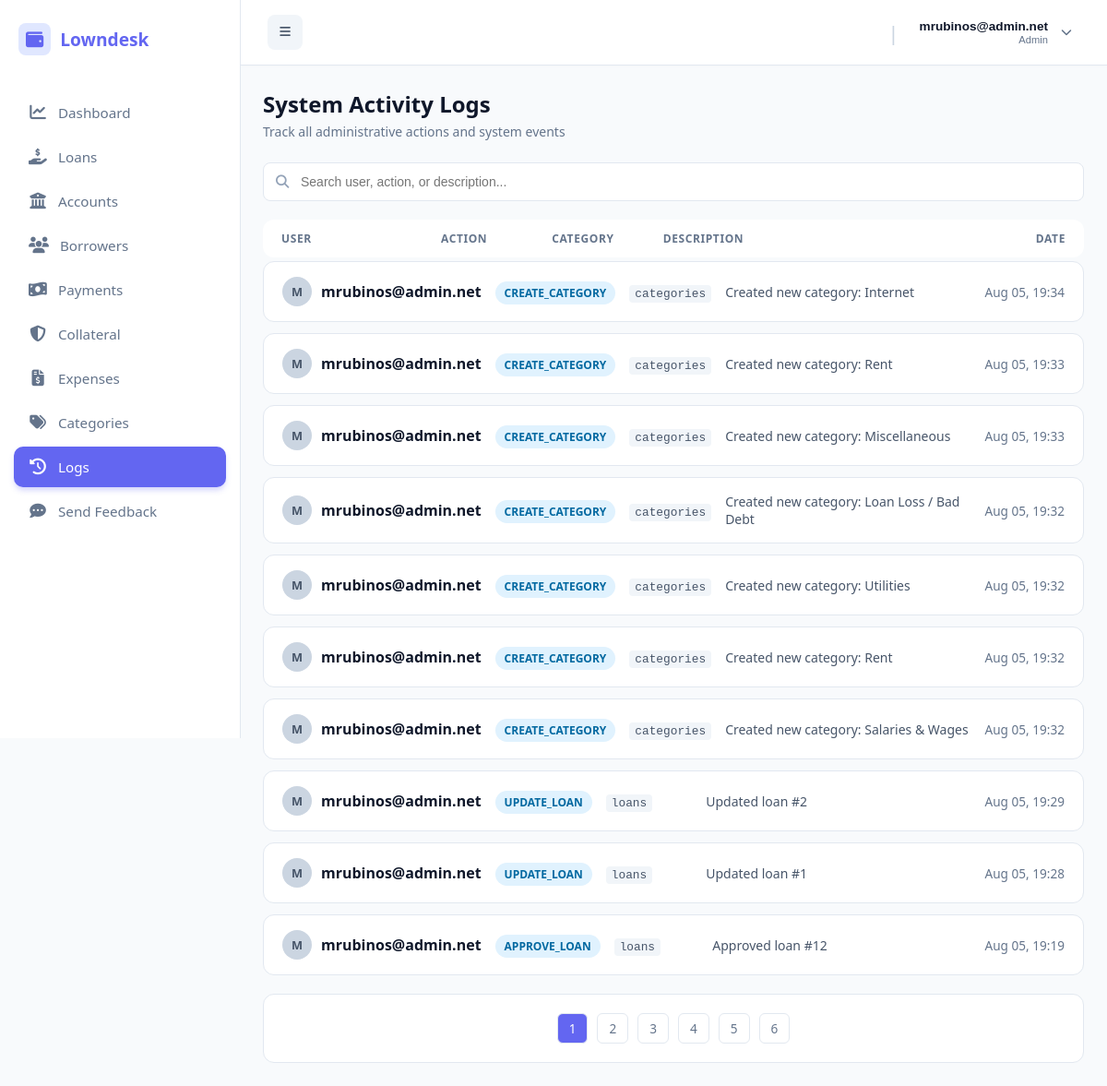
/public/index.php?url=activitylogs/index (signed in), run on an earlier commit of the app's database.
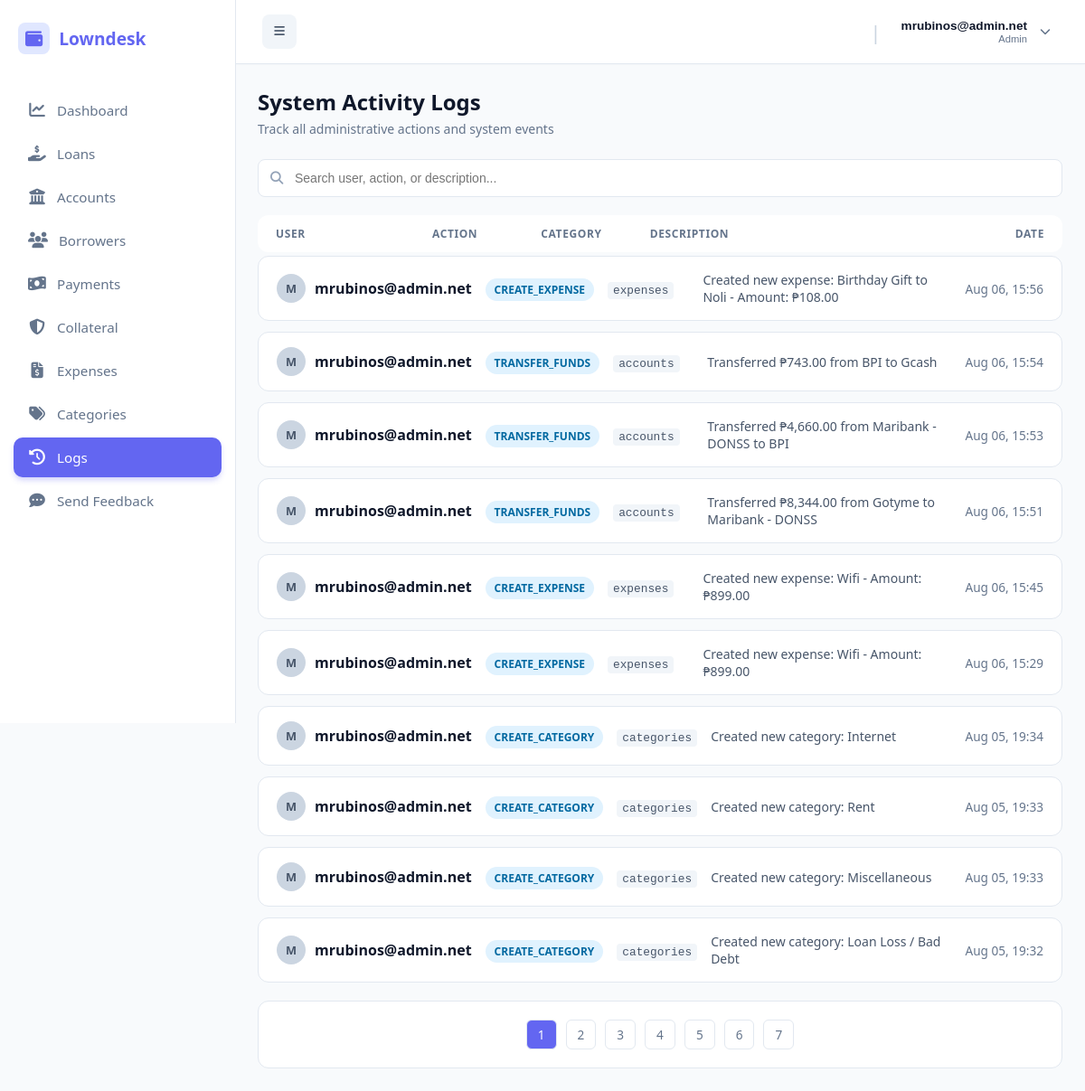
And on a later commit of the database.
### tables this page shows
CREATE TABLE `activity_logs` (
  `id` int(11) NOT NULL,
  `company_id` int(11) NOT NULL,
  `user_id` int(11) NOT NULL,
  `action` varchar(50) NOT NULL,
  `table_name` varchar(50) DEFAULT NULL,
  `record_id` int(11) DEFAULT NULL,
  `description` text DEFAULT NULL,
  `ip_address` varchar(45) DEFAULT NULL,
  `created_at` timestamp NOT NULL DEFAULT current_timestamp()
);

CREATE TABLE `users` (
  `id` int(11) NOT NULL,
  `company_id` int(11) NOT NULL,
  `username` varchar(50) NOT NULL,
  `password` varchar(255) NOT NULL,
  `role` varchar(30) DEFAULT 'admin',
  `created_at` timestamp NOT NULL DEFAULT current_timestamp(),
  `status` tinyint(1) DEFAULT 1
);

### app/controllers/ActivityLogsController.php (called while the page is built, shortened)
<?php
require_once __DIR__ . '/../models/ActivityLog.php';
class ActivitylogsController {
    private $activityModel;
    public function __construct() {
        $this->activityModel = new ActivityLog();
    }
    public function index() {
        $company_id = $_SESSION['user']['company_id'];
        $limit = 10;
        $page = isset($_GET['page']) && (int)$_GET['page'] > 0 ? (int)$_GET['page'] : 1;
        $offset = ($page - 1) * $limit;
        $totalLogs = $this->activityModel->countByCompany($company_id);
        $totalPages = ceil($totalLogs / $limit);
        $logs = $this->activityModel->getPaginatedByCompany($company_id, $limit, $offset);
        require_once __DIR__ . '/../views/admin/activitylogs/index.php';
    }
}

### public/index.php (called while the page is built, shortened)
<?php
require_once __DIR__ . "/../app/core/Database.php";
require_once __DIR__ . "/../app/core/Model.php";
$init = new App();

### app/core/Database.php (called while the page is built)
<?php
class Database {
    private static $host = "localhost";
    private static $port = "3306";
    private static $db   = "loan_saas_db";
    private static $user = "root";
    private static $pass = "";
    public static function getConnection() {
        try {
            $conn = new PDO(
                "mysql:host=" . self::$host . ";port=" . self::$port . ";dbname=" . self::$db,
                self::$user,
                self::$pass
            );
            $conn->setAttribute(PDO::ATTR_ERRMODE, PDO::ERRMODE_EXCEPTION);
            $conn->setAttribute(PDO::ATTR_DEFAULT_FETCH_MODE, PDO::FETCH_ASSOC);
            return $conn;
        } catch (Exception $e) {
            die("Database connection failed: " . $e->getMessage());
        }
    }
}

### app/core/Model.php (called while the page is built, shortened)
<?php
require_once __DIR__ . "/Database.php";
class Model {
    public function __construct() {
        $this->conn = Database::getConnection();
    }
}

### app/models/ActivityLog.php (called while the page is built, shortened)
<?php
require_once __DIR__ . '/../core/Model.php';
class ActivityLog extends Model {
    public function countByCompany($company_id) {
        $stmt = $this->conn->prepare("SELECT COUNT(*) FROM activity_logs WHERE company_id = ?");
        $stmt->execute([$company_id]);
        return $stmt->fetchColumn();
    }
    public function getPaginatedByCompany($company_id, $limit, $offset) {
        $stmt = $this->conn->prepare("
            SELECT l.*, u.username
            FROM activity_logs l
            JOIN users u ON l.user_id = u.id
            WHERE l.company_id = ?
            ORDER BY l.created_at DESC
            LIMIT ? OFFSET ?
        ");
        $stmt->bindValue(1, (int)$company_id, PDO::PARAM_INT);
        $stmt->bindValue(2, (int)$limit, PDO::PARAM_INT);
        $stmt->bindValue(3, (int)$offset, PDO::PARAM_INT);
        $stmt->execute();
        return $stmt->fetchAll(PDO::FETCH_ASSOC);
    }
}

### app/views/admin/activitylogs/index.php (the view, shortened to what the changed rows need)
<?php require_once dirname(__DIR__, 2) . '/layouts/header.php'; ?>
<div class="page-container">
    <div class="page-header">
        <div>
            <h1 class="page-title">System Activity Logs</h1>
        </div>
    </div>
    <div class="log-list">
        <?php if (empty($logs)): ?>
            <div style="padding: 40px; text-align: center; color: #94a3b8; background: #ffffff; border: 1px solid #e2e8f0; border-radius: 12px;">No recent activities found.</div>
        <?php else: ?>
            <?php foreach ($logs as $log): ?>
                <div class="log-row log-item"
                     data-username="<?= strtolower(htmlspecialchars($log['username'])) ?>"
                     data-action="<?= strtolower(htmlspecialchars($log['action'])) ?>"
                     data-table="<?= strtolower(htmlspecialchars($log['table_name'])) ?>"
                     data-description="<?= strtolower(htmlspecialchars($log['description'])) ?>">
                    <div data-label="User" style="display: flex; align-items: center;">
                        <div style="display: flex; align-items: center; width: 100%;">
                            <div class="avatar-mini"><?= strtoupper(substr($log['username'], 0, 1)) ?></div>
                            <strong style="color: #0f172a;"><?= htmlspecialchars($log['username']) ?></strong>
                        </div>
                    </div>
                    <div data-label="Action">
                        <span class="badge-info"><?= htmlspecialchars($log['action']) ?></span>
                    </div>
                    <div data-label="Category"><code style="color: #475569; background: #f1f5f9; padding: 2px 6px; border-radius: 4px; font-size: 0.8rem;"><?= htmlspecialchars($log['table_name']) ?></code></div>
                    <div data-label="Description" style="color: #475569; font-size: 0.875rem;"><?= htmlspecialchars($log['description']) ?></div>
                    <div data-label="Date" style="text-align: right;">
                        <span style="font-size: 0.85rem; color: #64748b;">
                            <?= date('M d, H:i', strtotime($log['created_at'])) ?>
                        </span>
                    </div>
                </div>
            <?php endforeach; ?>
        <?php endif; ?>
        <?php if ($totalPages > 1): ?>
            <div style="padding: 20px; display: flex; justify-content: center; gap: 10px; background: #ffffff; border: 1px solid #e2e8f0; border-radius: 12px; margin-top: 20px;">
                <?php for ($i = 1; $i <= $totalPages; $i++): ?>
                    <a href="?url=activitylogs/index&page=<?= $i ?>"
                       style="padding: 6px 12px; border-radius: 6px; text-decoration: none;
                              background: <?= ($i == $page) ? '#6366f1' : '#fff' ?>;
                              color: <?= ($i == $page) ? '#fff' : '#64748b' ?>;
                              border: 1px solid #e2e8f0; font-size: 0.85rem;">
                        <?= $i ?>
                    </a>
                <?php endfor; ?>
            </div>
        <?php endif; ?>
    </div>
</div>
<?php require_once dirname(__DIR__, 2) . '/layouts/footer.php'; ?>

### app/views/layouts/header.php (shortened to what the changed rows need)
<?php
$current_url = $_GET['url'] ?? '';
$userRole = $_SESSION['user']['role'] ?? '';
?>
<!DOCTYPE html>
<html lang="en">
<head>
    <link rel="stylesheet" href="https://cdnjs.cloudflare.com/ajax/libs/font-awesome/6.4.0/css/all.min.css">
</head>
<body>
<aside class="sidebar">
    <ul class="sidebar-menu">
       <?php
        $menuItems = [];
        if ($userRole === 'superadmin') {
            $menuItems = [
                                ['url' => 'superadmin/dashboard', 'icon' => 'fa-chart-line', 'label' => 'Admin Dashboard'],
                ['url' => 'feedback/index', 'icon' => 'fa-inbox', 'label' => 'User Messages'],
                ['url' => 'admin/index', 'icon' => 'fa-building', 'label' => 'Companies'],
                ['url' => 'superadmin/listAdmins', 'icon' => 'fa-user-shield', 'label' => 'Admin List'],
                ['url' => 'superadmin/approvals', 'icon' => 'fa-chart-line', 'label' => 'Registration Requests']
            ];
        } elseif ($userRole === 'admin') {
            $menuItems = [
                ['url' => 'dashboard/index', 'icon' => 'fa-chart-line', 'label' => 'Dashboard'],
                ['url' => 'loan/index', 'icon' => 'fa-hand-holding-dollar', 'label' => 'Loans'],
                ['url' => 'account/index', 'icon' => 'fa-building-columns', 'label' => 'Accounts'],
                ['url' => 'borrower/index', 'icon' => 'fa-users', 'label' => 'Borrowers'],
                ['url' => 'payment/index', 'icon' => 'fa-money-bill-wave', 'label' => 'Payments'],
                ['url' => 'collateral/index', 'icon' => 'fa-shield-halved', 'label' => 'Collateral'],
                ['url' => 'expense/index', 'icon' => 'fa-file-invoice-dollar', 'label' => 'Expenses'],
                ['url' => 'category/index', 'icon' => 'fa-tags', 'label' => 'Categories'],
                ['url' => 'activitylogs/index', 'icon' => 'fa-clock-rotate-left', 'label' => 'Logs'],
                ['url' => 'feedback/create', 'icon' => 'fa-comment-dots', 'label' => 'Send Feedback'],
            ];
        }
        foreach ($menuItems as $item) {
            $active = ($current_url === $item['url']) ? 'active' : '';
            echo "<li class='menu-item $active'>
                    <a href='/loansaas/public/index.php?url={$item['url']}' title='{$item['label']}'>
                        <i class='fas {$item['icon']}'></i>
                        <span>{$item['label']}</span>
                    </a>
                  </li>";
        }
        ?>
    </ul>
</aside>
<div class="main-wrapper">
    <main class="main-content">

What changed in the data, as far as the page shows it:
no longer on this page (row unchanged): activity_logs: user.username "M", user.username "mrubinos@admin.net", action "CREATE_CATEGORY", table_name "categories", description "Created new category: Utilities", created_at "Aug 05, 19:32"
no longer on this page (row unchanged): activity_logs: user.username "M", user.username "mrubinos@admin.net", action "CREATE_CATEGORY", table_name "categories", description "Created new category: Rent", created_at "Aug 05, 19:32"
no longer on this page (row unchanged): activity_logs: user.username "M", user.username "mrubinos@admin.net", action "CREATE_CATEGORY", table_name "categories", description "Created new category: Salaries & Wages", created_at "Aug 05, 19:32"
no longer on this page (row unchanged): activity_logs: user.username "M", user.username "mrubinos@admin.net", action "UPDATE_LOAN", table_name "loans", description "Updated loan #2", created_at "Aug 05, 19:29"
no longer on this page (row unchanged): activity_logs: user.username "M", user.username "mrubinos@admin.net", action "UPDATE_LOAN", table_name "loans", description "Updated loan #1", created_at "Aug 05, 19:28"
no longer on this page (row unchanged): activity_logs: user.username "M", user.username "mrubinos@admin.net", action "APPROVE_LOAN", table_name "loans", description "Approved loan #12", created_at "Aug 05, 19:19"
added activity_logs: user.username "M", user.username "mrubinos@admin.net", action "CREATE_EXPENSE", table_name "expenses", description "Created new expense: Birthday Gift to Noli - Amount: ₱108.00", created_at "Aug 06, 15:56"
added activity_logs: user.username "M", user.username "mrubinos@admin.net", action "TRANSFER_FUNDS", table_name "accounts", description "Transferred ₱743.00 from BPI to Gcash", created_at "Aug 06, 15:54"
added activity_logs: user.username "M", user.username "mrubinos@admin.net", action "TRANSFER_FUNDS", table_name "accounts", description "Transferred ₱4,660.00 from Maribank - DONSS to BPI", created_at "Aug 06, 15:53"
added activity_logs: user.username "M", user.username "mrubinos@admin.net", action "TRANSFER_FUNDS", table_name "accounts", description "Transferred ₱8,344.00 from Gotyme to Maribank - DONSS", created_at "Aug 06, 15:51"
added activity_logs: user.username "M", user.username "mrubinos@admin.net", action "CREATE_EXPENSE", table_name "expenses", description "Created new expense: Wifi - Amount: ₱899.00", created_at "Aug 06, 15:45"
added activity_logs: user.username "M", user.username "mrubinos@admin.net", action "CREATE_EXPENSE", table_name "expenses", description "Created new expense: Wifi - Amount: ₱899.00", created_at "Aug 06, 15:29"
Also different on the page:
new list line: "7"
